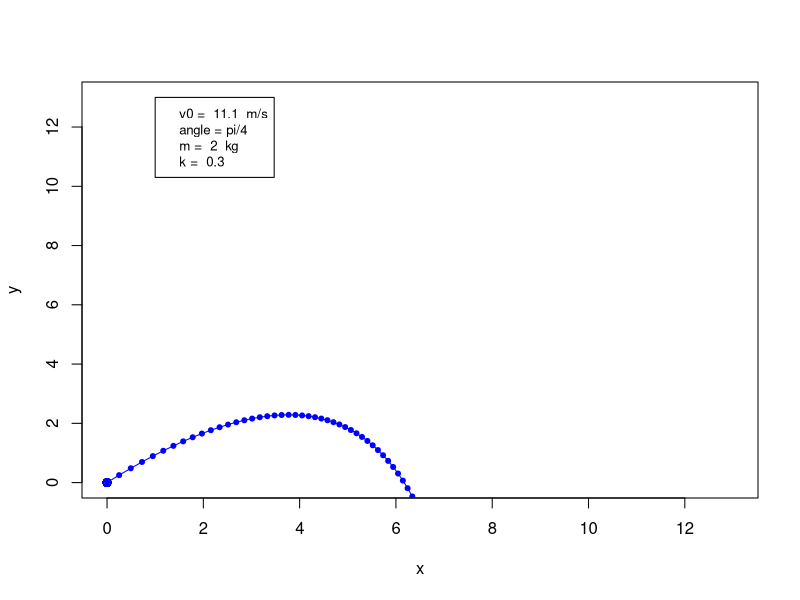

Reproduce this figure in R.
#################################################################
# This task is to calculate trajectory
# With enviroment resistance
#################################################################

g <- 9.81 #gravity acceleration
v0 <- 11.1
alpha <- pi/4
k <- 0.3  #enviroment resistance coefficient
m <- 2  #mass in kilos

x <- vector(length=50) #horizontal axes
y <- vector(length=50) #vertical axes

plot(x, y, col="blue", ylim=c(0, 13), xlim=c(0, 13))
#currentParameters = paste("v0=", v0, "m/s, angle=", alpha, "radians, m=", m, "kg, k=", k)
#title(main="", col.main="red", font.main=4)
legend(1, 13, c(paste("v0 = ", v0, " m/s"), "angle = pi/4", paste("m = ", m, " kg"), paste("k = ", k)), cex=0.8)

v_x <- vector(length=50) #projections on x
v_y <- vector(length=50) #projections on y
v_x[1] <- v0*cos(alpha)
v_y[1] <- v0*sin(alpha)

wholeTime <- 2*v0*sin(alpha)/g #whole time of flight
dt <- wholeTime/50 #step 
h <- 0.05

x[1] <- 0
y[1] <- 0

for(cnt in seq(2, 51, 1))
{
	#f_v1_x <- (-k * v_x[cnt-1] * v_x[cnt-1] * dt / m) 
	#f_v1_y <- (-(g + k * v_y[cnt-1] * v_y[cnt-1] / m) * dt)

	#v_x_tmp <- (v_x[cnt-1] + h * f_v1_x)
	#v_y_tmp <- (v_y[cnt-1] + h * f_v1_y)

	#f_x_tmp <- (-k * v_x_tmp * v_x_tmp * dt / m)
        #f_y_tmp <- (-(g + k * v_y_tmp * v_y_tmp / m) * dt)

	#v_x[cnt] <- (v_x[cnt-1] + h * (f_v1_x + f_x_tmp) / 2)
	#v_y[cnt] <- (v_y[cnt-1] + h * (f_v1_y + f_y_tmp) / 2)
	
	v_x[cnt] <- (v_x[cnt-1] - k * v_x[cnt-1] * v_x[cnt-1] * dt / m)
	v_y[cnt] <- (v_y[cnt-1] - (g + k * v_y[cnt-1] * v_y[cnt-1] / m) * dt)

	x[cnt] <- (x[cnt-1] + v_x[cnt-1]*dt)
	y[cnt] <- (y[cnt-1] + v_y[cnt-1]*dt)
}

lines(x, y, type="o",  pch=20, lty=1, col="blue")
